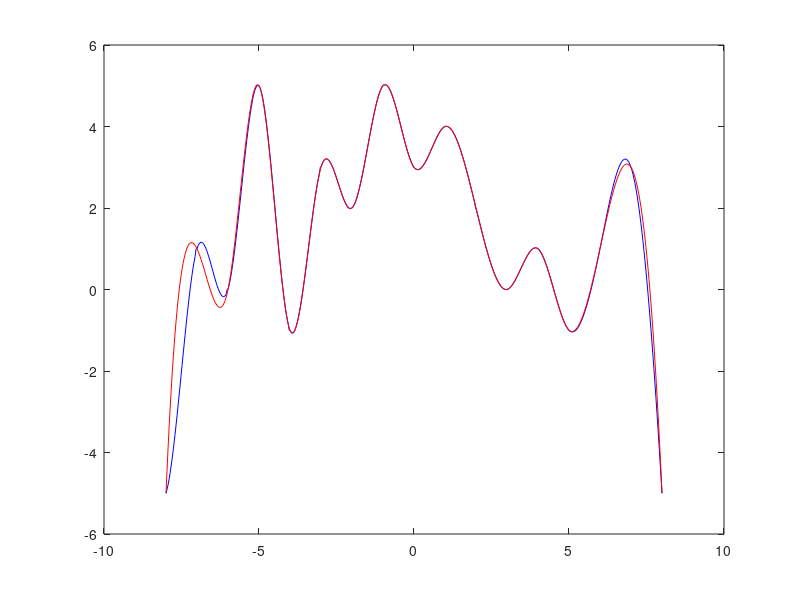

Write the MATLAB code that produced this figure.
function S = SplineT()
	x = -8:8;
	y = [-5, 1, 0, 5, -1, 3, 2, 5, 3, 4, 2, 0, 1, -1, 1, 3, -5];
	
	% np must be divided in 16 equal intervarls
	% np = multiple of 16
	np = 496;
	n = length(x);
	
	% Get reference values;
	xi = linspace(-8, 8, np);
	yi = interp1(x, y, xi, "spline");

	% h(i) = x(i+1) - x(i);
	% h(i) = 1;
	h = ones(1, n);
	
	% Compute a, b, c, d,
	a = y;
	
	mat = zeros(n+1, n+1);
	mat(1, 1) = 1;
	mat(1, 2) = 1;
	mat(n+1, n)   = 1;
	mat(n+1, n+1) = 1;
	for i = 2:n
		mat(i, i-1) = 1;
		mat(i, i)   = 4;
		mat(i, i+1) = 1;
	endfor
	
	% Compute f'(x0) and f'(xn)
	dx0 = (y(2) - y(1)) / (x(2) - x(1));
	dxn = (y(n) - y(n-1)) / (x(n) - x(n-1));
	
	G = zeros(n+1, 1);
	for i = 2:n-1
		G(i) = 3*(a(i+1) - 2*a(i) + a(i-1));
	endfor
	G(1) = 3*(a(2) - a(1) - dx0);
	G(n) = 3*(dxn - a(n) - a(n-1));
	
	c = inv(mat)*G;
	c = c';
	
	for i = 1:n
		d(i) = (c(i+1) - c(i)) / 3;
	endfor
	
	% Spline tensionate => b(1) = f'(x1)
	for i = 2:n
		b(i) = a(i) - a(i-1) + (c(i-1) + 2*c(i))/3;
	endfor
	b(1) = a(2)-a(1) - (2*c(1) + c(2))/3;
	
	% Compute S
	j=1;
	for i = 1 : np-1
		if (np/(n-1))*(j-1)+1 <= i && i < (np/(n-1))*j
			j = j;
		else 
			j = j+1;
		endif
		
		S(i) = a(j) + b(j)*(xi(i) - x(j)) + c(j)*(xi(i) - x(j))^2 + d(j)*(xi(i) - x(j))^3;
		
	endfor
	
	% S(xn) = f(xn)
	% S(xi) = f(xi), i = 1:n-1
	S(np) = y(n);
	for i = 1:n-1
		% np/(n-1) = 31
		S(31*i) = y(i+1);
	endfor
	
	% Compute error
	% xmax - xmin = 16
	E = sqrt( (16/np) * sum((yi-S).^2) );
	
	% Get comparison graphic
	plot(xi, S, "b", xi, yi, "r");
	
endfunction	
	
